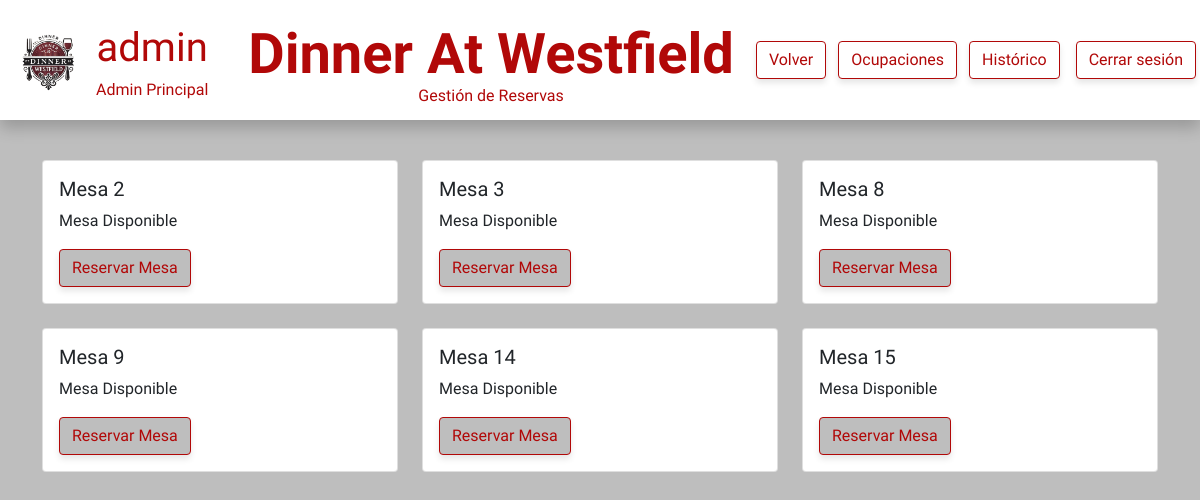
The page /view/mesasReservas.php?id_sala=1 (signed in) on the database its author committed.
### tables this page shows
CREATE TABLE tbl_usuario (
    id_usuario INT PRIMARY KEY AUTO_INCREMENT NOT NULL,
    nombre_usuario VARCHAR(50) NOT NULL,
    apellidos_usuario VARCHAR(50) NOT NULL,
    username VARCHAR(25) NOT NULL UNIQUE,
    password CHAR(60) NOT NULL,
    id_rol INT
);

CREATE TABLE tbl_mesa (
    id_mesa INT PRIMARY KEY AUTO_INCREMENT NOT NULL,
    id_sala INT NOT NULL,
    numero_sillas_mesa INT NOT NULL
);

### php/functions.php (called while the page is built, shortened)
<?php
function get_info_waiter_bbdd($conn, $id_camarero) {
    try {
        $query = "SELECT * FROM tbl_usuario WHERE id_usuario = :id_camarero";
        $stmt_info = $conn->prepare($query);
        $stmt_info->bindParam(':id_camarero', $id_camarero, PDO::PARAM_INT);
        $stmt_info->execute();
        $row = $stmt_info->fetch(PDO::FETCH_ASSOC);
        if ($row) {
            return [
                'username' => $row['username'],
                'name' => $row['nombre_usuario'],
                'surname' => $row['apellidos_usuario']
            ];
        } else {
            return null;
        }
    } catch (PDOException $e) {
        error_log("Error al recuperar información del camarero: " . $e->getMessage());
        return null;
    }
}
?>

### view/mesasReservas.php (the view, shortened to what this page needs)
<?php
require '../php/reservas/backReservas.php';
require_once '../php/functions.php';
$id_camarero = $_SESSION['user_id'];
$info_waiter = get_info_waiter_bbdd($conn, $id_camarero);
$id_sala = $_GET['id_sala'] ?? null;
$queryMesas = "SELECT m.id_mesa, m.numero_sillas_mesa, s.ubicacion_sala as ubicacion
               FROM tbl_mesa m
               INNER JOIN tbl_sala s ON m.id_sala = s.id_sala
               WHERE m.id_sala = :id_sala";
$stmt = $conn->prepare($queryMesas);
$stmt->bindParam(':id_sala', $id_sala, PDO::PARAM_INT);
$stmt->execute();
$mesas = $stmt->fetchAll(PDO::FETCH_ASSOC);
?>
<!DOCTYPE html>
<html lang="en">
<head>
    <link href="https://cdn.jsdelivr.net/npm/bootstrap@5.0.2/dist/css/bootstrap.min.css" rel="stylesheet">
    <link rel="stylesheet" href="../css/mesas.css">
</head>
<body>
    <header id="container_header">
        <div id="container-username">
            <div id="icon_profile_header">
                <img src="../img/logoSinFondo.png" alt="" id="icon_profile">
            </div>
            <div id="username_profile_header">
                <p id="p_username_profile"><?php echo htmlspecialchars($info_waiter['username'] ?? 'Desconocido'); ?></p>
                <span class="span_subtitle">
                    <?php echo htmlspecialchars(($info_waiter['name'] ?? 'Usuario') . " " . ($info_waiter['surname'] ?? 'Desconocido')); ?>
                </span>
            </div>
        </div>
        <div id="container_title_header">
            <h1 id="title_header"><strong>Dinner At Westfield</strong></h1>
            <span class="span_subtitle">Gestión de Reservas</span>
        </div>
        <nav id="nav_header">
            <a href="./reservas.php" class="btn btn-danger me-2 btn_custom_logOut">Volver</a>
            <a href="./mesas.php" class="btn btn-danger me-2 btn_custom_logOut">Ocupaciones</a>
            <a href="./historicoReservas.php" class="btn btn-danger me-2 btn_custom_logOut">Histórico</a>
            <a href="../php/cerrarSesion.php" class="btn btn-danger btn_custom_logOut m-1">Cerrar sesión</a>
        </nav>
    </header>
    <main class="container">
        <div class="row">
            <?php foreach ($mesas as $mesa): ?>
                <div class="col-md-4 mb-4">
                    <div class="card">
                        <div class="card-body">
                            <h5 class="card-title">Mesa <?php echo htmlspecialchars($mesa['id_mesa']); ?></h5>
                            <?php if (isset($_SESSION['ARRAYreservas'][$mesa['id_mesa']])): ?>
                                <?php foreach ($_SESSION['ARRAYreservas'][$mesa['id_mesa']] as $reserva): ?>
                                    <p class="reserva-item" style="cursor: pointer;"
                                           data-bs-toggle="modal"
                                           data-bs-target="#modalCancelar"
                                           data-id-reserva="<?php echo htmlspecialchars($reserva['id_reserva']); ?>"
                                           data-fecha="<?php echo htmlspecialchars($reserva['fecha_reserva']); ?>"
                                           data-estado="<?php echo htmlspecialchars($reserva['estado_reserva']); ?>"
                                           data-id-sala="<?php echo htmlspecialchars($id_sala); ?>">
                                            Reserva: <?php echo htmlspecialchars($reserva['fecha_reserva']); ?>
                                            <br>Estado: <?php echo htmlspecialchars($reserva['estado_reserva']); ?>
                                        </p>
                                <?php endforeach; ?>
                            <?php else: ?>
                                <p>Mesa Disponible</p>
                            <?php endif; ?>
                            <a href="#" class="btn btn-primary abrirModal btn-danger btn_custom_filter"
                               data-id="<?php echo htmlspecialchars($mesa['id_mesa']); ?>"
                               data-sillas="<?php echo htmlspecialchars($mesa['numero_sillas_mesa']); ?>"
                               data-ubicacion="<?php echo htmlspecialchars($mesa['ubicacion']); ?>">
                               Reservar Mesa
                            </a>
                        </div>
                    </div>
                </div>
            <?php endforeach; ?>
        </div>
    </main>
</body>
</html>

### css/mesas.css (style rules this page uses)
html, body { height: 100%; width: 100%; margin: 0; font-family: "Lexend", sans-serif; font-optical-sizing: auto; font-weight: 400; font-style: normal; background-color: rgb(190, 190, 190); }
#container_header { width: 100%; height: 15%; background-color: rgb(255, 255, 255); display: flex; justify-content: space-between; box-shadow: 0 8px 15px rgba(0, 0, 0, 0.2); margin-bottom: 5vh; }
#container-username { display: flex; }
#icon_profile_header, #container_header { display: flex; align-items: center; text-align: center; }
#icon_profile { width: 6vw; margin-left: 1vw; }
#p_username_profile, .span_subtitle, .btn_custom_logOut, .btn_custom_filter, .btn_custom_filterOK { color: rgb(177, 8, 8);; }
#p_username_profile { font-size: 5vh; margin: 0; }
#username_profile_header { margin-left: 1vw; }
#container_title_header { margin-left: 1.5vw; display: flex; flex-direction: column; }
.btn_custom_logOut { border: solid 1px rgb(177, 8, 8); background-color: white; box-shadow: 0 4px 6px rgba(0, 0, 0, 0.1); }
.btn_custom_filter { border: solid 1px rgb(177, 8, 8); background-color: rgb(190, 190, 190); box-shadow: 0 4px 6px rgba(0, 0, 0, 0.1); }
#title_header { all: unset; font-size: 7vh; color: rgb(177, 8, 8); height: 9vh; }
.row { display: flex; margin-top: 10px; }

### rows shown on the page
tbl_usuario: username "admin", nombre_usuario+apellidos_usuario "Admin Principal"
tbl_mesa: id_mesa "2", shows "Mesa Disponible"
tbl_mesa: id_mesa "3", shows "Mesa Disponible"
tbl_mesa: id_mesa "8", shows "Mesa Disponible"
tbl_mesa: id_mesa "9", shows "Mesa Disponible"
tbl_mesa: id_mesa "14", shows "Mesa Disponible"
tbl_mesa: id_mesa "15", shows "Mesa Disponible"
